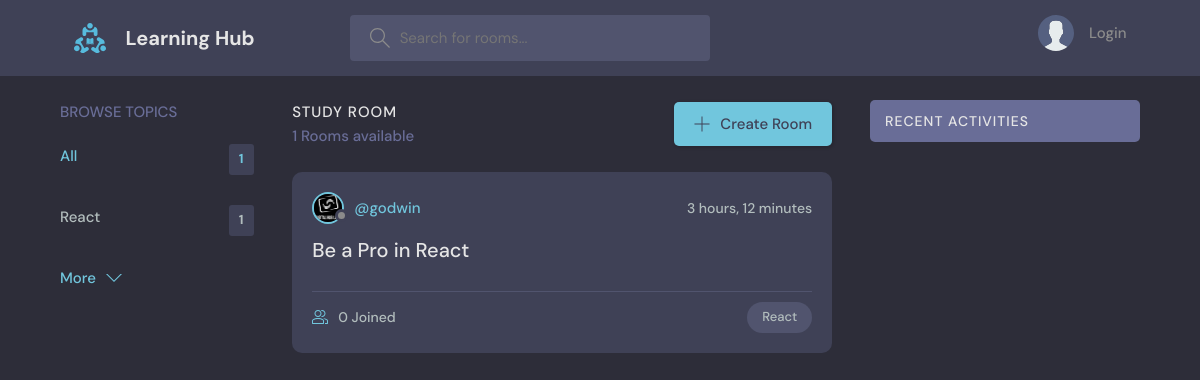
Before: / with the older database file.
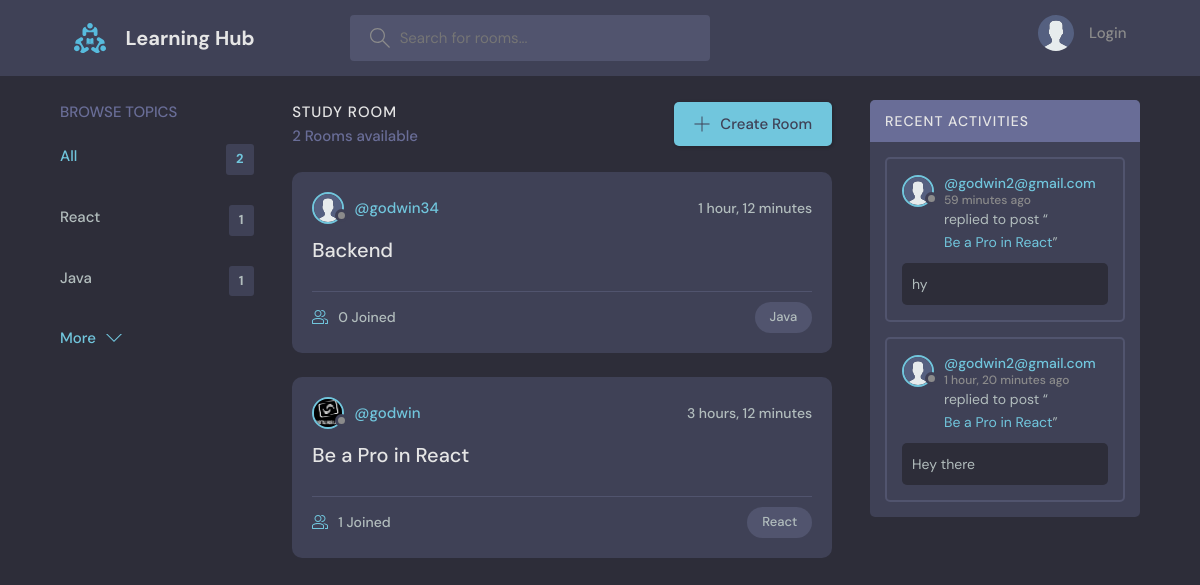
After: the same page with the newer database file.
### base/models.py (models this page shows, shortened)
class Topic(models.Model):
    name = models.CharField(max_length=200)

class Room(models.Model):
    host = models.ForeignKey(User, on_delete=models.SET_NULL, null=True)
    topic = models.ForeignKey(Topic, on_delete=models.SET_NULL, null=True)
    name = models.CharField(max_length=200)
    description = models.TextField(null=True, blank=True)
    participants = models.ManyToManyField(User, related_name='participants', blank=True)
    created = models.DateTimeField(auto_now_add=True)
    updated = models.DateTimeField(auto_now=True)
    class Meta:
        ordering = ['-updated', '-created']
    def __str__(self):
        return self.name

class User(AbstractUser):
    name = models.CharField(max_length=200, null=True)
    email = models.EmailField(unique=True)
    bio = models.TextField(null=True)
    avatar = models.ImageField(null=True, default='avatar.svg')
    USERNAME_FIELD = 'email'
    REQUIRED_FIELDS = []

class Message(models.Model):
    user = models.ForeignKey(User, on_delete=models.CASCADE)
    room = models.ForeignKey(Room, on_delete=models.CASCADE)
    body = models.TextField()
    updated = models.DateTimeField(auto_now=True)
    created = models.DateTimeField(auto_now_add=True)
    class Meta:
        ordering = ['-updated', '-created']

### base/views.py (the view)
# urls.py: path('', views.home, name='home'),
def home(request):
    q = request.GET.get('q') if request.GET.get('q') != None else ''
    rooms = Room.objects.filter(
        Q(topic__name__icontains=q) |
        Q(name__icontains=q) |
        Q(description__icontains=q)
    ).order_by('-updated', '-created')
    topics = Topic.objects.all()[0:5]
    room_count = rooms.count()
    room_messages = Message.objects.filter(Q(room__topic__name__icontains=q)).order_by('-created')
    context = {'rooms': rooms, 'topics': topics, 'room_count': room_count, 'room_messages': room_messages}
    return render(request, 'base/home.html', context)

### base/templates/base/home.html (shortened to what this page needs)
{% extends 'main.html' %} {% block content %}
<main class="layout layout--3">
  <div class="container">
    {% include 'base/topics_component.html' %}
    <div class="roomList">
      <div class="roomList__header">
        <div>
          <h2>Study Room</h2>
          <p>{{room_count}} Rooms available</p>
        </div>
        <a class="btn btn--main" href="{% url 'create-room' %}">
          <svg
            version="1.1"
            xmlns="http://www.w3.org/2000/svg"
            width="32"
            height="32"
            viewBox="0 0 32 32"
          >
            <title>add</title>
            <path
              d="M16.943 0.943h-1.885v14.115h-14.115v1.885h14.115v14.115h1.885v-14.115h14.115v-1.885h-14.115v-14.115z"
            ></path>
          </svg>
          Create Room
        </a>
      </div>
      {% include 'base/feed_component.html' %}
    </div>
    {% include 'base/activity_component.html' %}
  </div>
</main>
{% endblock %}

### base/templates/base/topics_component.html
<div class="topics">
  <div class="topics__header">
    <h2>Browse Topics</h2>
  </div>
  <ul class="topics__list">
    <li>
      <a href="{% url 'home' %}" class="active"
        >All <span>{{topics.count}}</span></a
      >
    </li>
    {% for topic in topics %}
    <li>
      <a href="{% url 'home' %}?q={{topic.name}}"
        >{{topic.name}}<span>{{topic.room_set.all.count}}</span></a
      >
    </li>
    {% endfor %}
  </ul>
  <a class="btn btn--link" href="{% url 'topics' %}">
    More
    <svg
      version="1.1"
      xmlns="http://www.w3.org/2000/svg"
      width="32"
      height="32"
      viewBox="0 0 32 32"
    >
      <title>chevron-down</title>
      <path d="M16 21l-13-13h-3l16 16 16-16h-3l-13 13z"></path>
    </svg>
  </a>
</div>

### base/templates/base/feed_component.html (shortened to what this page needs)
{%for room in rooms %}
<div class="roomListRoom">
  <div class="roomListRoom__header">
    <a
      href="{% url 'user-profile' room.host.id %}"
      class="roomListRoom__author"
    >
      <div class="avatar avatar--small">
        <img src="{{room.host.avatar.url}}" />
      </div>
      <span>@{{room.host.username}}</span>
    </a>
    <div class="roomListRoom__actions">
      <span>{{room.created|timesince}}</span>
    </div>
  </div>
  <div class="roomListRoom__content">
    <a href="{% url 'room' room.id %}">{{room.name}}</a>
  </div>
  <div class="roomListRoom__meta">
    <a href="{% url 'room' room.id %}" class="roomListRoom__joined">
      {{room.participants.all.count}} Joined
    </a>
    <p class="roomListRoom__topic">{{room.topic.name}}</p>
  </div>
</div>
{% endfor %}

### base/templates/base/activity_component.html (shortened to what this page needs)
<div class="activities">
  <div class="activities__header">
    <h2>Recent Activities</h2>
  </div>
  {% for message in room_messages %}
  <div class="activities__box">
    <div class="activities__boxHeader roomListRoom__header">
      <a
        href="{% url 'user-profile' message.user.id %}"
        class="roomListRoom__author"
      >
        <div class="avatar avatar--small">
          <img src="{{message.user.avatar.url}}" />
        </div>
        <p>
          @{{ message.user }}
          <span>{{ message.created | timesince }} ago</span>
        </p>
      </a>
    </div>
    <div class="activities__boxContent">
      <p>
        replied to post “<a href="{% url 'room' message.room.id %}"
          >{{message.room}}</a
        >”
      </p>
      <div class="activities__boxRoomContent">{{message.body}}</div>
    </div>
  </div>
  {% endfor %}
</div>

Changed rows visible on the page:
added Topic: name "Java", room_set.all.count "1"
added Room: host.avatar (placeholder picture), host.username "godwin34", created "1 hour, 12 minutes", name "Backend", participants.all.count "0", topic.name "Java"
computed for Room "Be a Pro in React": participants.all.count "0" → "1"
added Message: user.avatar (placeholder picture), user "godwin2@gmail.com", created "59 minutes", room "Be a Pro in React", body "hy"
added Message: user.avatar (placeholder picture), user "godwin2@gmail.com", created "1 hour, 20 minutes", room "Be a Pro in React", body "Hey there"
Other visible differences:
{{ topics.count }}: "1" → "2"
{{ room_count }}: "1" → "2"
